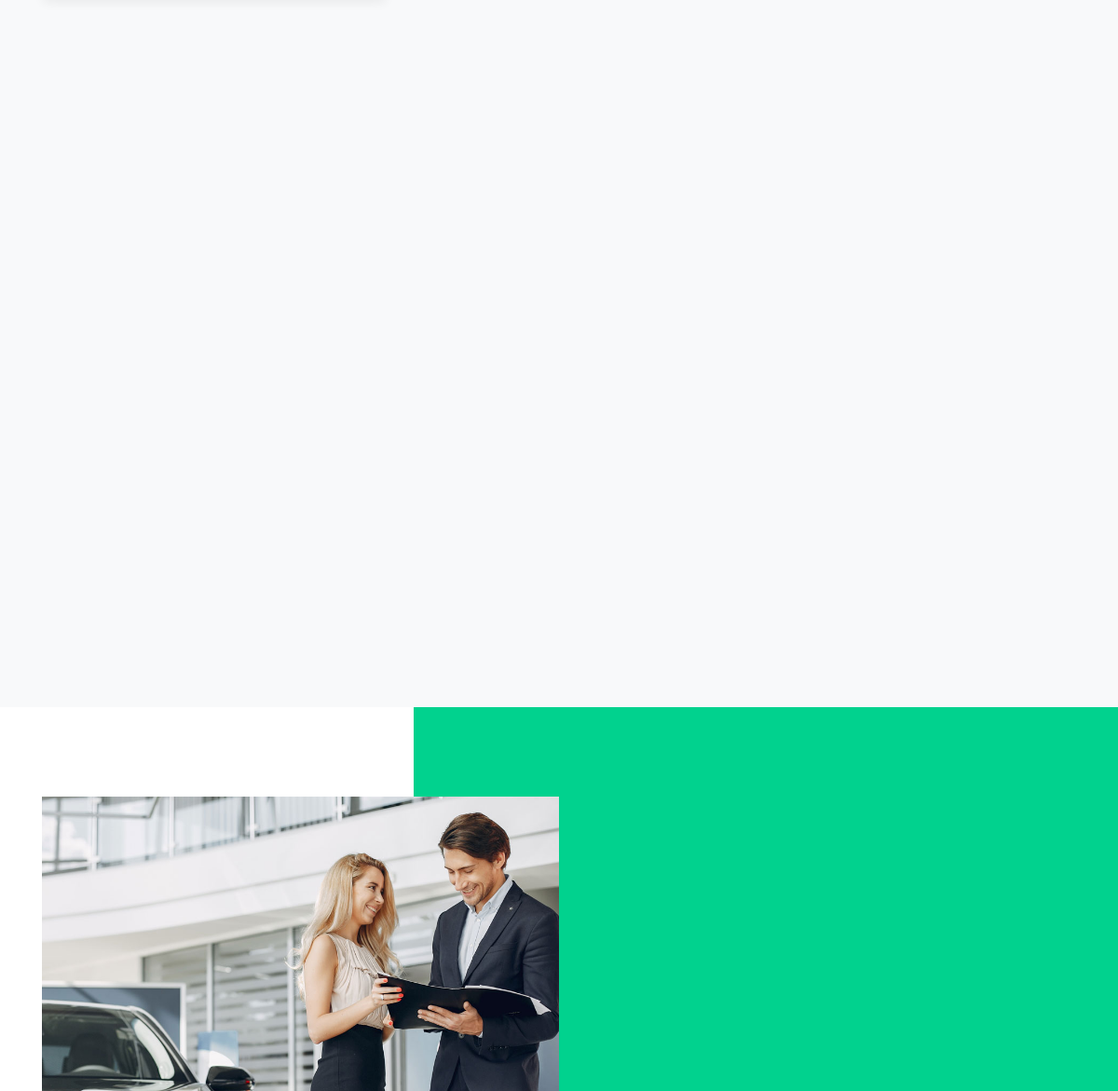
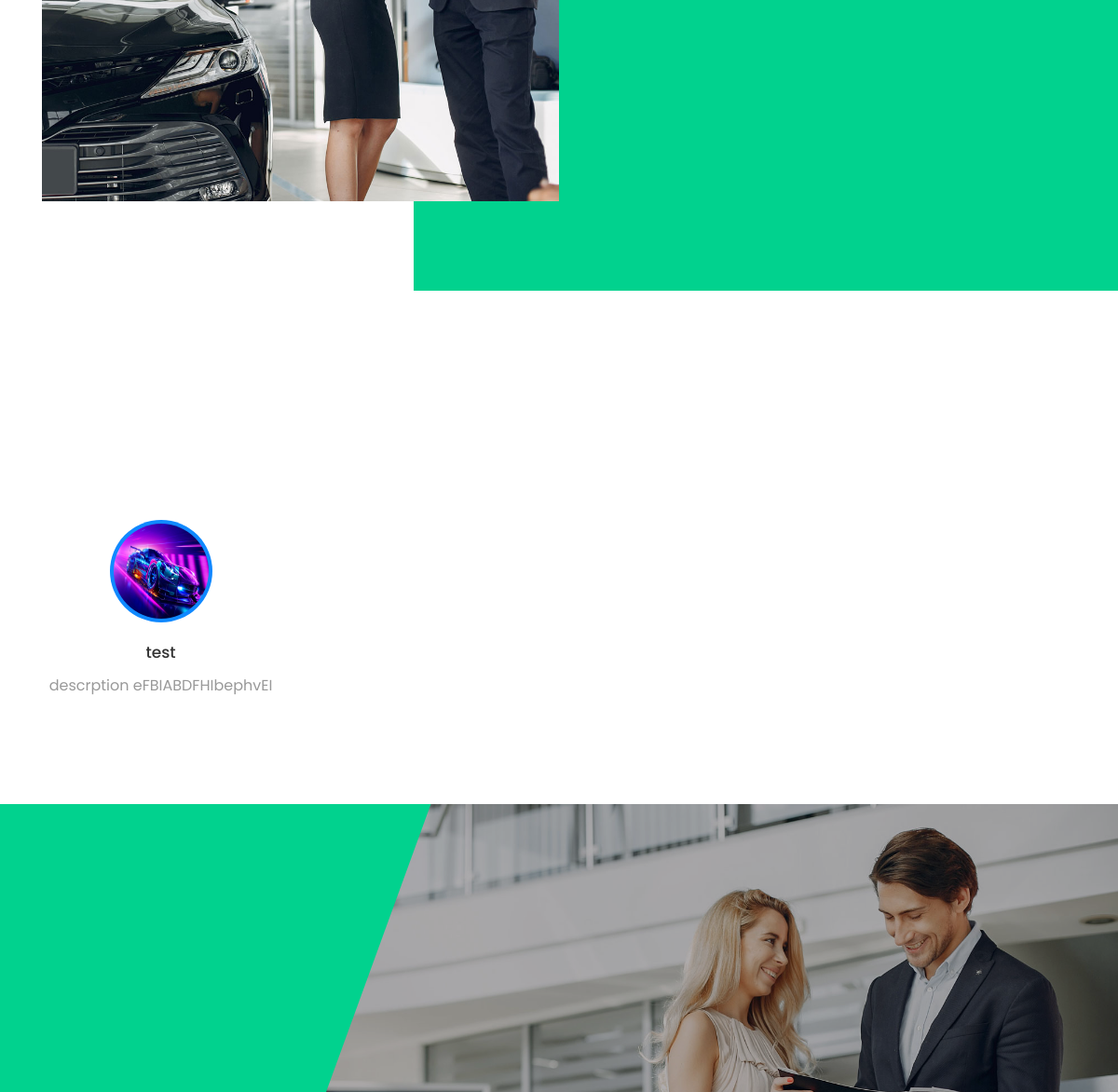
/ (middle part), run on an earlier commit of the app's database (2 pictures, top to bottom).
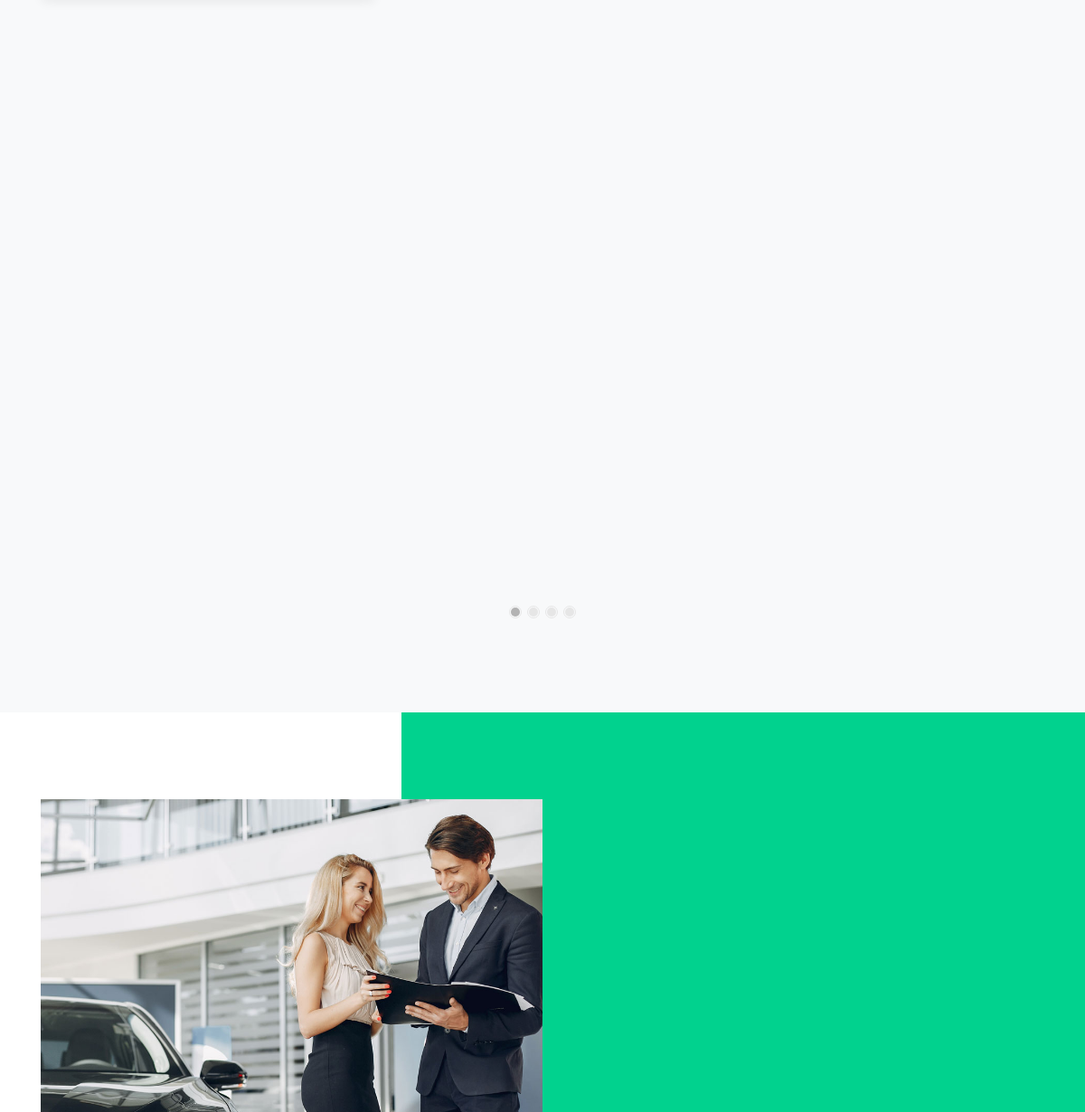
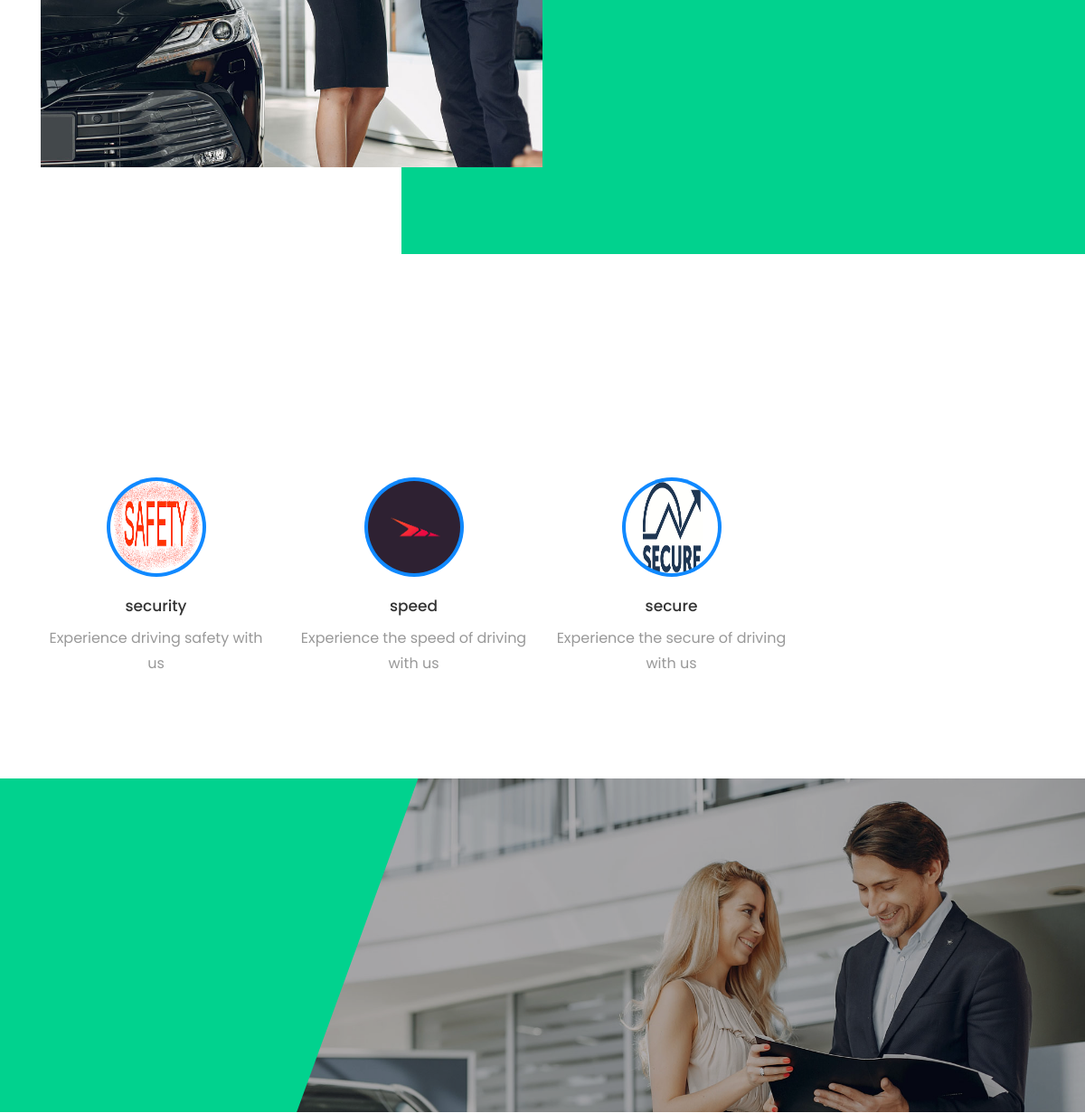
And on a later commit of the database (2 pictures, top to bottom).
### Home/models.py (models this page shows)
class ServiceModel (models.Model):
    ServiceImage=models.ImageField(upload_to= "Serviceimage/",null=True)
    ServiceTitle=models.CharField(max_length=70,null=True)
    ServiceDescrption=models.CharField(max_length=400,null=True)

### Home/views.py (the view)
# urls.py: path('', homepage),
def homepage(request):
    car = CarsModel.objects.all()
    post = PostModel.objects.all()
    service= ServiceModel.objects.all
    context={
        "cars":car,
        "posts" : post,
        "services":service,
    }
    return render(request,"home/home.html",context)

### Home/templates/home/home.html (shortened to what this page needs)
{% load static %}
<!DOCTYPE html>
<html lang="en">
<head>
<link rel="stylesheet" href="{% static 'css/open-iconic-bootstrap.min.css' %}">
<link rel="stylesheet" href="{% static 'css/animate.css' %}">
<link rel="stylesheet" href="{% static 'css/owl.carousel.min.css' %}">
<link rel="stylesheet" href="{% static 'css/owl.theme.default.min.css' %}">
<link rel="stylesheet" href="{% static 'css/magnific-popup.css' %}">
<link rel="stylesheet" href="{% static 'css/aos.css' %}">
<link rel="stylesheet" href="{% static 'css/ionicons.min.css' %}">
<link rel="stylesheet" href="{% static 'css/bootstrap-datepicker.css' %}">
<link rel="stylesheet" href="{% static 'css/jquery.timepicker.css' %}">
<link rel="stylesheet" href="{% static 'css/jquery.timepicker.css' %}">
<link rel="stylesheet" href="{% static 'css/flaticon.css' %}">
<link rel="stylesheet" href="{% static 'css/icomoon.css' %}">
<link rel="stylesheet" href="{% static 'css/style.css' %}">
</head>
<body>
    <section class="ftco-section ftco-no-pt bg-light" >
</section>
<section class="ftco-section ftco-no-pt bg-light">
    <div class="container">
        <div class="row justify-content-center">
    </div>
        <div class="row">
            <div class="col-md-12">
                <div class="carousel-car owl-carousel">
                    {% for car in cars %}
                    <div class="item">
                    </div>
                {% endfor %}
                </div>
            </div>
        </div>
    </div>
</section>
<section class="ftco-section ftco-about" id="aboutsection">
        <div class="container">
            <div class="row no-gutters">
                <div class="col-md-6 p-md-5 img img-2 d-flex justify-content-center align-items-center" style="background-image: url({% static 'images/about.jpg' %});">
                </div>
            </div>
        </div>
    </section>
    <section class="ftco-section" id="servicesection">
        <div class="container" >
            <div class="row justify-content-center mb-5">
        </div>
            <div class="row">
                {% for service in services %}
                <div class="col-md-3">
                    <div class="services services-2 w-100 text-center">
                    <div class="d-flex align-items-center justify-content-center">
                        <span>
                            <img src="{{service.ServiceImage.url}}" class="icon img-thumbnail img-circle">
                        </span>
                    </div>
                    <div class="text w-100">
                    <h3 class="heading mb-2">{{ service.ServiceTitle }}</h3>
                    <p>{{ service.ServiceDescrption }}</p>
                </div>
            </div>
        </div>
        {% endfor %}
        </div>
    </section>
    <section class="ftco-section ftco-intro" style="background-image: url({% static 'images/bg_3.jpg' %});" id="becomedriver">
        <div class="overlay"></div>
        <div class="container">
            <div class="row justify-content-end">
            </div>
        </div>
    </section>
</body>
</html>

What changed in the data, as far as the page shows it:
removed ServiceModel: ServiceImage (picture), ServiceTitle "test", ServiceDescrption "descrption eFBIABDFHIbephvEI"
added ServiceModel: ServiceImage (picture), ServiceTitle "security", ServiceDescrption "Experience driving safety with us"
added ServiceModel: ServiceImage (picture), ServiceTitle "speed", ServiceDescrption "Experience the speed of driving with us"
added ServiceModel: ServiceImage (picture), ServiceTitle "secure", ServiceDescrption "Experience the secure of driving with us"
